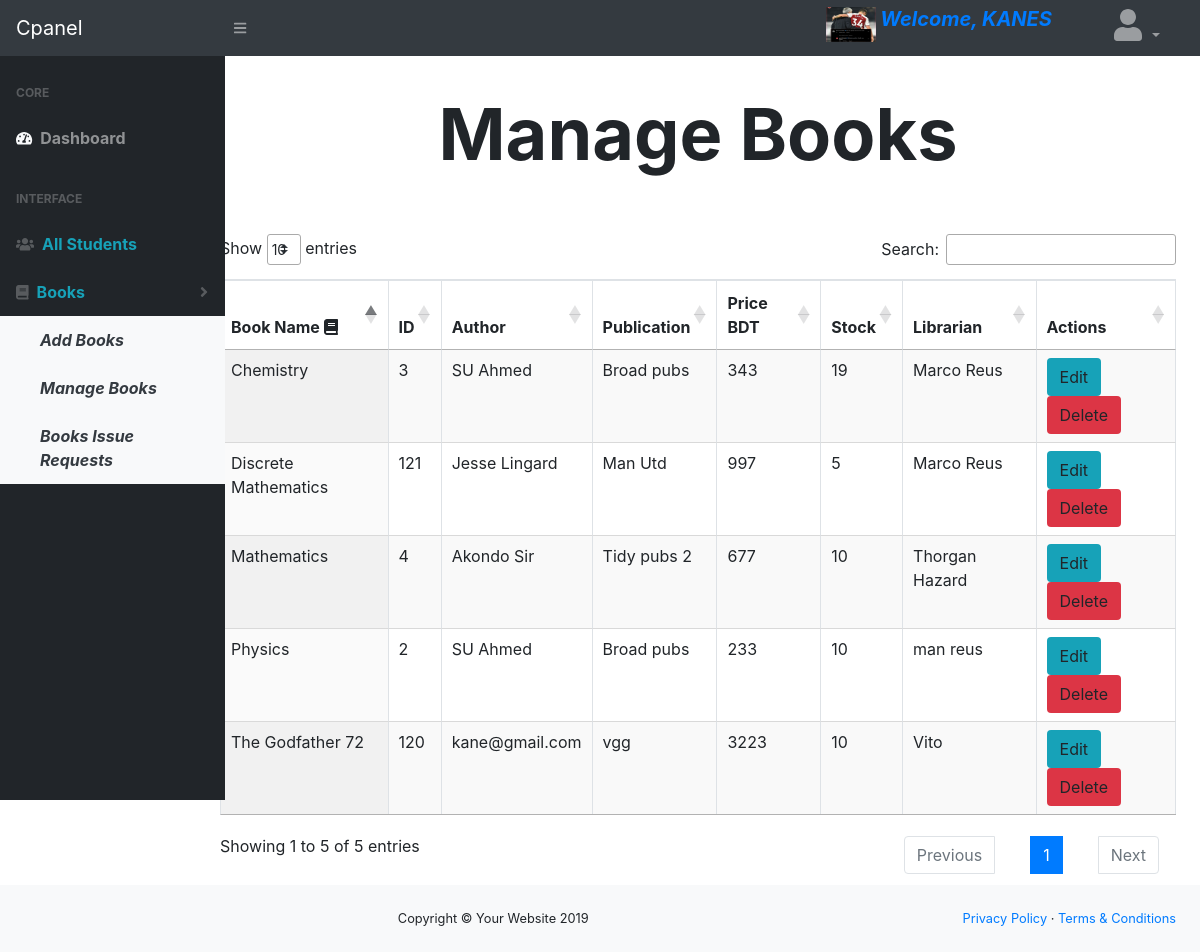
Screenshot of /dashboard.php?page=books/manbooks (signed in) with the database file from the repository.
### tables this page shows
CREATE TABLE `books` (
  `ID` int(10) NOT NULL,
  `Book_Name` varchar(66) NOT NULL,
  `Author` varchar(66) NOT NULL,
  `Publication` varchar(90) NOT NULL,
  `Price` float NOT NULL,
  `stock` int(10) NOT NULL DEFAULT 10,
  `purchase_date` timestamp NOT NULL DEFAULT current_timestamp(),
  `Librarian` varchar(67) NOT NULL,
  `entry_date` timestamp NOT NULL DEFAULT current_timestamp()
);

### books/manbooks.php (the view, shortened to what this page needs)
<h3 class="py-5  display-3 font-weight-bold text-center">Manage Books</h3>
<?php
include "database.php";
?>
<table class="display table table-bordered " id="myTable">
	<thead>
		<tr>
			<th>Book Name <i class="fa fa-book"></i></th>
			<th>ID</th>
			<th>Author</th>
			<th>Publication</th>
			<th>Price BDT</th>
			<th>Stock</th>
			<th>Librarian</th>
			<th>Actions</th>
		</tr>
	</thead>
	<tbody>
	<?php
		$sel="select * from books";
		$res=$connect->query($sel);
		while($row=$res->fetch_assoc()){ ?>
			<tr>
			<td><?php echo $row['Book_Name'];?></td>
			<td><?php echo $row['ID'];?></td>
			<td><?php echo $row['Author'];?></td>
			<td><?php echo $row['Publication'];?></td>
			<td><?php echo $row['Price'];?></td>
			<td><?php echo $row['stock'];?></td>
			<td><?php echo $row['Librarian'];?></td>
			<td>
			<a href="dashboard.php?page=books/editbooks&id=<?php echo $row['ID'];?>" class="btn bg-info"> Edit</a>
			<a href="books/delete.php?id=<?php echo $row['ID'];?>" class="btn bg-danger"> Delete</a>
			</td>
		</tr>
		<?php
		}
		?>
	</tbody>
</table>

### rows the page displays
books: Book_Name "Physics", ID "2", Author "SU Ahmed", Publication "Broad pubs", Price "233", stock "10", Librarian "man reus"
books: Book_Name "Chemistry", ID "3", Author "SU Ahmed", Publication "Broad pubs", Price "343", stock "19", Librarian "Marco Reus"
books: Book_Name "Mathematics", ID "4", Author "Akondo Sir", Publication "Tidy pubs 2", Price "677", stock "10", Librarian "Thorgan Hazard"
books: Book_Name "The Godfather 72", ID "120", Author "kane@gmail.com", Publication "vgg", Price "3223", stock "10", Librarian "Vito"
books: Book_Name "Discrete Mathematics", ID "121", Author "Jesse Lingard", Publication "Man Utd", Price "997", stock "5", Librarian "Marco Reus"

### other values shown
$name "KANES"
